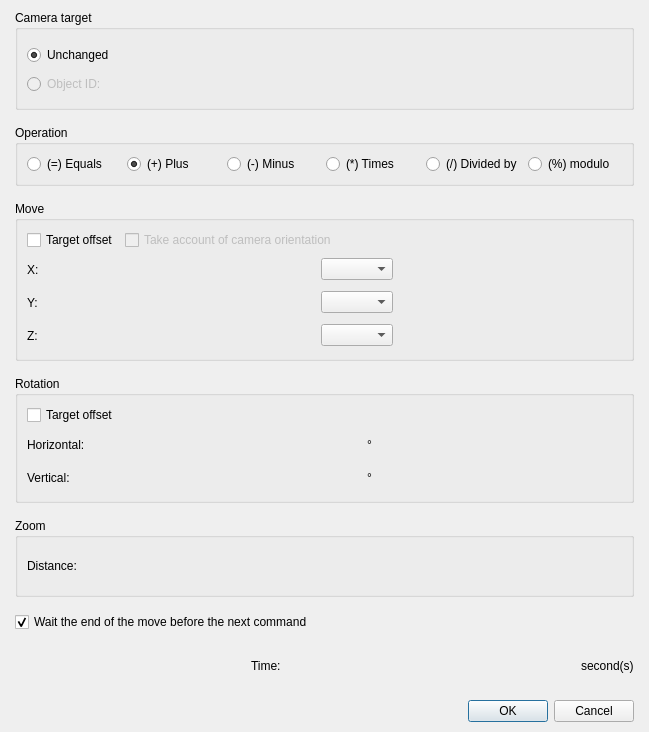
<?xml version="1.0" encoding="UTF-8"?>
<ui version="4.0">
 <class>DialogCommandMoveCamera</class>
 <widget class="QDialog" name="DialogCommandMoveCamera">
  <property name="geometry">
   <rect>
    <x>0</x>
    <y>0</y>
    <width>649</width>
    <height>732</height>
   </rect>
  </property>
  <property name="windowTitle">
   <string>Move camera...</string>
  </property>
  <layout class="QGridLayout" name="gridLayout_7">
   <property name="leftMargin">
    <number>15</number>
   </property>
   <property name="topMargin">
    <number>10</number>
   </property>
   <property name="rightMargin">
    <number>15</number>
   </property>
   <property name="bottomMargin">
    <number>10</number>
   </property>
   <item row="0" column="0">
    <layout class="QVBoxLayout" name="verticalLayout_3">
     <property name="spacing">
      <number>15</number>
     </property>
     <item>
      <layout class="QVBoxLayout" name="verticalLayout_2">
       <item>
        <widget class="QGroupBox" name="groupBoxCameraTarget">
         <property name="title">
          <string>Camera target</string>
         </property>
         <layout class="QGridLayout" name="gridLayout_2">
          <property name="leftMargin">
           <number>9</number>
          </property>
          <property name="topMargin">
           <number>15</number>
          </property>
          <property name="rightMargin">
           <number>9</number>
          </property>
          <property name="bottomMargin">
           <number>9</number>
          </property>
          <item row="0" column="0">
           <layout class="QGridLayout" name="gridLayout">
            <item row="0" column="0">
             <widget class="QRadioButton" name="radioButtonTargetUnchanged">
              <property name="text">
               <string>Unchanged</string>
              </property>
              <property name="checked">
               <bool>true</bool>
              </property>
             </widget>
            </item>
            <item row="0" column="1" colspan="2">
             <spacer name="horizontalSpacer">
              <property name="orientation">
               <enum>Qt::Horizontal</enum>
              </property>
              <property name="sizeHint" stdset="0">
               <size>
                <width>320</width>
                <height>18</height>
               </size>
              </property>
             </spacer>
            </item>
            <item row="1" column="0">
             <widget class="QRadioButton" name="radioButtonTargetObjectID">
              <property name="enabled">
               <bool>false</bool>
              </property>
              <property name="text">
               <string>Object ID: </string>
              </property>
             </widget>
            </item>
            <item row="1" column="1">
             <widget class="PanelPrimitiveValue" name="widgetPrimitiveObjectID" native="true">
              <property name="enabled">
               <bool>false</bool>
              </property>
              <property name="minimumSize">
               <size>
                <width>250</width>
                <height>27</height>
               </size>
              </property>
              <property name="maximumSize">
               <size>
                <width>250</width>
                <height>27</height>
               </size>
              </property>
             </widget>
            </item>
            <item row="1" column="2">
             <spacer name="horizontalSpacer_2">
              <property name="orientation">
               <enum>Qt::Horizontal</enum>
              </property>
              <property name="sizeHint" stdset="0">
               <size>
                <width>58</width>
                <height>20</height>
               </size>
              </property>
             </spacer>
            </item>
           </layout>
          </item>
         </layout>
        </widget>
       </item>
       <item>
        <widget class="QGroupBox" name="groupBoxOperation">
         <property name="title">
          <string>Operation</string>
         </property>
         <layout class="QGridLayout" name="gridLayout_6">
          <item row="0" column="0">
           <layout class="QHBoxLayout" name="horizontalLayout_13">
            <item>
             <widget class="QRadioButton" name="radioButtonEquals">
              <property name="text">
               <string>(=) Equals</string>
              </property>
              <property name="checked">
               <bool>false</bool>
              </property>
             </widget>
            </item>
            <item>
             <widget class="QRadioButton" name="radioButtonPlus">
              <property name="text">
               <string>(+) Plus</string>
              </property>
              <property name="checked">
               <bool>true</bool>
              </property>
             </widget>
            </item>
            <item>
             <widget class="QRadioButton" name="radioButtonMinus">
              <property name="text">
               <string>(-) Minus</string>
              </property>
             </widget>
            </item>
            <item>
             <widget class="QRadioButton" name="radioButtonTimes">
              <property name="text">
               <string>(*) Times</string>
              </property>
             </widget>
            </item>
            <item>
             <widget class="QRadioButton" name="radioButtonDivided">
              <property name="text">
               <string>(/) Divided by</string>
              </property>
             </widget>
            </item>
            <item>
             <widget class="QRadioButton" name="radioButtonModulo">
              <property name="text">
               <string>(%) modulo</string>
              </property>
             </widget>
            </item>
           </layout>
          </item>
         </layout>
        </widget>
       </item>
       <item>
        <widget class="QGroupBox" name="groupBoxMove">
         <property name="title">
          <string>Move</string>
         </property>
         <layout class="QGridLayout" name="gridLayout_3">
          <item row="0" column="0">
           <layout class="QVBoxLayout" name="verticalLayout_4">
            <item>
             <layout class="QHBoxLayout" name="horizontalLayout_4">
              <item>
               <widget class="QCheckBox" name="checkBoxtargetOffsetMove">
                <property name="text">
                 <string>Target offset</string>
                </property>
               </widget>
              </item>
              <item>
               <widget class="QCheckBox" name="checkBoxCameraOrientation">
                <property name="enabled">
                 <bool>false</bool>
                </property>
                <property name="text">
                 <string>Take account of camera orientation</string>
                </property>
               </widget>
              </item>
              <item>
               <spacer name="horizontalSpacer_3">
                <property name="orientation">
                 <enum>Qt::Horizontal</enum>
                </property>
                <property name="sizeHint" stdset="0">
                 <size>
                  <width>40</width>
                  <height>20</height>
                 </size>
                </property>
               </spacer>
              </item>
             </layout>
            </item>
            <item>
             <layout class="QHBoxLayout" name="horizontalLayout_5" stretch="0,1">
              <item>
               <layout class="QVBoxLayout" name="verticalLayout">
                <item>
                 <layout class="QHBoxLayout" name="horizontalLayout" stretch="0,0,0">
                  <item>
                   <widget class="QLabel" name="labelX">
                    <property name="text">
                     <string>X:</string>
                    </property>
                   </widget>
                  </item>
                  <item>
                   <widget class="PanelPrimitiveValue" name="widgetNumberX" native="true">
                    <property name="minimumSize">
                     <size>
                      <width>270</width>
                      <height>27</height>
                     </size>
                    </property>
                    <property name="maximumSize">
                     <size>
                      <width>270</width>
                      <height>27</height>
                     </size>
                    </property>
                   </widget>
                  </item>
                  <item>
                   <widget class="QComboBox" name="comboBoxX"/>
                  </item>
                 </layout>
                </item>
                <item>
                 <layout class="QHBoxLayout" name="horizontalLayout_3" stretch="0,0,0">
                  <item>
                   <widget class="QLabel" name="labelY">
                    <property name="text">
                     <string>Y:</string>
                    </property>
                   </widget>
                  </item>
                  <item>
                   <widget class="PanelPrimitiveValue" name="widgetNumberY" native="true">
                    <property name="minimumSize">
                     <size>
                      <width>270</width>
                      <height>27</height>
                     </size>
                    </property>
                    <property name="maximumSize">
                     <size>
                      <width>270</width>
                      <height>27</height>
                     </size>
                    </property>
                   </widget>
                  </item>
                  <item>
                   <widget class="QComboBox" name="comboBoxY"/>
                  </item>
                 </layout>
                </item>
                <item>
                 <layout class="QHBoxLayout" name="horizontalLayout_2" stretch="0,0,0">
                  <item>
                   <widget class="QLabel" name="labelZ">
                    <property name="text">
                     <string>Z:</string>
                    </property>
                   </widget>
                  </item>
                  <item>
                   <widget class="PanelPrimitiveValue" name="widgetNumberZ" native="true">
                    <property name="minimumSize">
                     <size>
                      <width>270</width>
                      <height>27</height>
                     </size>
                    </property>
                    <property name="maximumSize">
                     <size>
                      <width>270</width>
                      <height>27</height>
                     </size>
                    </property>
                   </widget>
                  </item>
                  <item>
                   <widget class="QComboBox" name="comboBoxZ"/>
                  </item>
                 </layout>
                </item>
               </layout>
              </item>
              <item>
               <spacer name="horizontalSpacer_6">
                <property name="orientation">
                 <enum>Qt::Horizontal</enum>
                </property>
                <property name="sizeHint" stdset="0">
                 <size>
                  <width>178</width>
                  <height>68</height>
                 </size>
                </property>
               </spacer>
              </item>
             </layout>
            </item>
           </layout>
          </item>
         </layout>
        </widget>
       </item>
       <item>
        <widget class="QGroupBox" name="groupBoxRotation">
         <property name="title">
          <string>Rotation</string>
         </property>
         <layout class="QGridLayout" name="gridLayout_9">
          <item row="0" column="0">
           <layout class="QVBoxLayout" name="verticalLayout_5">
            <item>
             <layout class="QHBoxLayout" name="horizontalLayout_7" stretch="0,1">
              <item>
               <widget class="QCheckBox" name="checkBoxtargetOffsetRotation">
                <property name="text">
                 <string>Target offset</string>
                </property>
               </widget>
              </item>
              <item>
               <spacer name="horizontalSpacer_4">
                <property name="orientation">
                 <enum>Qt::Horizontal</enum>
                </property>
                <property name="sizeHint" stdset="0">
                 <size>
                  <width>438</width>
                  <height>20</height>
                 </size>
                </property>
               </spacer>
              </item>
             </layout>
            </item>
            <item>
             <layout class="QGridLayout" name="gridLayout_4">
              <item row="0" column="0">
               <widget class="QLabel" name="labelHorizontal">
                <property name="text">
                 <string>Horizontal:</string>
                </property>
               </widget>
              </item>
              <item row="0" column="1">
               <widget class="PanelPrimitiveValue" name="widgetNumberH" native="true">
                <property name="minimumSize">
                 <size>
                  <width>270</width>
                  <height>27</height>
                 </size>
                </property>
                <property name="maximumSize">
                 <size>
                  <width>270</width>
                  <height>27</height>
                 </size>
                </property>
               </widget>
              </item>
              <item row="0" column="2">
               <widget class="QLabel" name="label_5">
                <property name="text">
                 <string>°</string>
                </property>
               </widget>
              </item>
              <item row="0" column="3" rowspan="2">
               <spacer name="horizontalSpacer_5">
                <property name="orientation">
                 <enum>Qt::Horizontal</enum>
                </property>
                <property name="sizeHint" stdset="0">
                 <size>
                  <width>158</width>
                  <height>48</height>
                 </size>
                </property>
               </spacer>
              </item>
              <item row="1" column="0">
               <widget class="QLabel" name="labelVertical">
                <property name="text">
                 <string>Vertical:</string>
                </property>
               </widget>
              </item>
              <item row="1" column="1">
               <widget class="PanelPrimitiveValue" name="widgetNumberV" native="true">
                <property name="minimumSize">
                 <size>
                  <width>270</width>
                  <height>27</height>
                 </size>
                </property>
                <property name="maximumSize">
                 <size>
                  <width>270</width>
                  <height>27</height>
                 </size>
                </property>
               </widget>
              </item>
              <item row="1" column="2">
               <widget class="QLabel" name="label_7">
                <property name="text">
                 <string>°</string>
                </property>
               </widget>
              </item>
             </layout>
            </item>
           </layout>
          </item>
         </layout>
        </widget>
       </item>
       <item>
        <widget class="QGroupBox" name="groupBoxZoom">
         <property name="title">
          <string>Zoom</string>
         </property>
         <layout class="QGridLayout" name="gridLayout_5">
          <item row="0" column="0">
           <layout class="QHBoxLayout" name="horizontalLayout_8" stretch="0,0,1">
            <item>
             <widget class="QLabel" name="labelDistance">
              <property name="text">
               <string>Distance:</string>
              </property>
             </widget>
            </item>
            <item>
             <widget class="PanelPrimitiveValue" name="widgetNumberDistance" native="true">
              <property name="minimumSize">
               <size>
                <width>270</width>
                <height>27</height>
               </size>
              </property>
              <property name="maximumSize">
               <size>
                <width>270</width>
                <height>27</height>
               </size>
              </property>
             </widget>
            </item>
            <item>
             <spacer name="horizontalSpacer_7">
              <property name="orientation">
               <enum>Qt::Horizontal</enum>
              </property>
              <property name="sizeHint" stdset="0">
               <size>
                <width>128</width>
                <height>38</height>
               </size>
              </property>
             </spacer>
            </item>
           </layout>
          </item>
         </layout>
        </widget>
       </item>
       <item>
        <widget class="QCheckBox" name="checkBoxWaitEnd">
         <property name="text">
          <string>Wait the end of the move before the next command</string>
         </property>
         <property name="checked">
          <bool>true</bool>
         </property>
        </widget>
       </item>
       <item>
        <layout class="QHBoxLayout" name="horizontalLayout_6" stretch="1,0,0,0">
         <item>
          <spacer name="horizontalSpacer_8">
           <property name="orientation">
            <enum>Qt::Horizontal</enum>
           </property>
           <property name="sizeHint" stdset="0">
            <size>
             <width>188</width>
             <height>20</height>
            </size>
           </property>
          </spacer>
         </item>
         <item>
          <widget class="QLabel" name="labelTime">
           <property name="text">
            <string>Time:</string>
           </property>
          </widget>
         </item>
         <item>
          <widget class="PanelPrimitiveValue" name="widgetNumberTime" native="true">
           <property name="minimumSize">
            <size>
             <width>270</width>
             <height>27</height>
            </size>
           </property>
           <property name="maximumSize">
            <size>
             <width>270</width>
             <height>27</height>
            </size>
           </property>
          </widget>
         </item>
         <item>
          <widget class="QLabel" name="labelSeconds">
           <property name="text">
            <string>second(s)</string>
           </property>
          </widget>
         </item>
        </layout>
       </item>
      </layout>
     </item>
     <item>
      <widget class="QDialogButtonBox" name="buttonBox">
       <property name="orientation">
        <enum>Qt::Horizontal</enum>
       </property>
       <property name="standardButtons">
        <set>QDialogButtonBox::Cancel|QDialogButtonBox::Ok</set>
       </property>
      </widget>
     </item>
    </layout>
   </item>
  </layout>
 </widget>
 <customwidgets>
  <customwidget>
   <class>PanelPrimitiveValue</class>
   <extends>QWidget</extends>
   <header>panelprimitivevalue.h</header>
   <container>1</container>
  </customwidget>
 </customwidgets>
 <resources/>
 <connections>
  <connection>
   <sender>buttonBox</sender>
   <signal>accepted()</signal>
   <receiver>DialogCommandMoveCamera</receiver>
   <slot>accept()</slot>
   <hints>
    <hint type="sourcelabel">
     <x>248</x>
     <y>254</y>
    </hint>
    <hint type="destinationlabel">
     <x>157</x>
     <y>274</y>
    </hint>
   </hints>
  </connection>
  <connection>
   <sender>buttonBox</sender>
   <signal>rejected()</signal>
   <receiver>DialogCommandMoveCamera</receiver>
   <slot>reject()</slot>
   <hints>
    <hint type="sourcelabel">
     <x>316</x>
     <y>260</y>
    </hint>
    <hint type="destinationlabel">
     <x>286</x>
     <y>274</y>
    </hint>
   </hints>
  </connection>
 </connections>
</ui>
